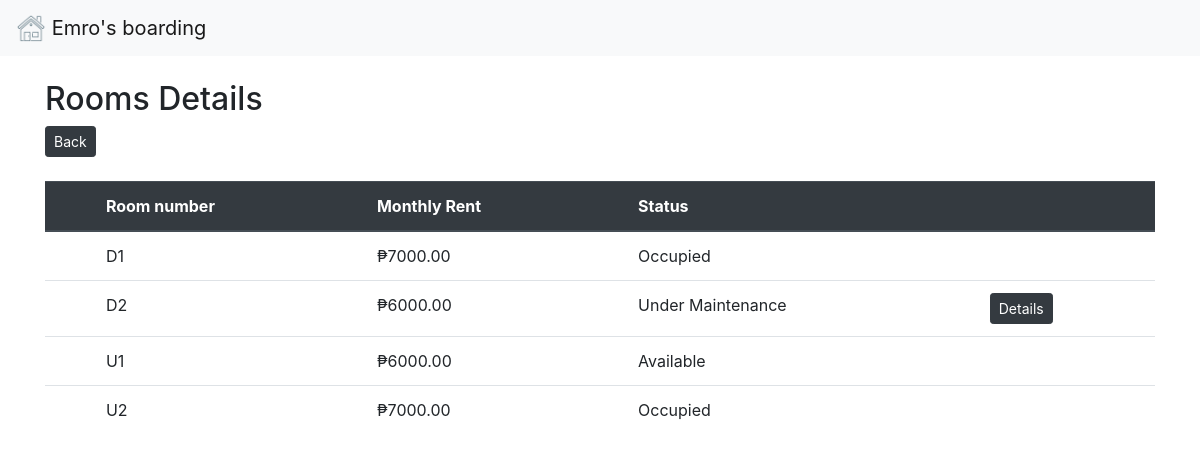
Screenshot of /room.php with the database file from the repository.
### tables this page shows
CREATE TABLE `roomt` (
  `id` int(11) NOT NULL,
  `room_number` varchar(5) NOT NULL,
  `monthly_rent` varchar(45) NOT NULL,
  `availability` text NOT NULL
);

### room.php (the view, shortened to what this page needs)
<?php
 require('config/db.php');
 $query = 'SELECT * FROM roomt';
 $result = mysqli_query($conn, $query);
 $rr = mysqli_fetch_all($result, MYSQLI_ASSOC);
?>
<?php include('inc/header.php'); ?>
	<div class="container">
    <h2>Rooms Details</h2>
    <button type="button" class="btn btn-dark btn-sm" onclick="document.location='table.php'">Back</button>
    <br></br>
    <table class="table">
                <thead class="thead-dark">
                    <tr>
                    <th scope="col"> </th>
                    <th scope="col">Room number</th>
                    <th scope="col">Monthly Rent</th>
                    <th scope="col">Status</th>
                    <th scope="col">        </th>
                    </tr>
                </thead>
			<div class="well">
                <tbody>
                <?php foreach($rr as $rinfo) : ?>
                    <tr>
                    <th scope="row"></th>
                    <td><?php echo $rinfo['room_number'];?></td>
                    <td><?php echo $rinfo['monthly_rent'];?></td>
                    <td><?php echo $rinfo['availability'];?></td>
                    <td><?php
                        switch($rinfo['availability']){
                            case "Available":
                                echo "";
                                break;
                            case "Occupied":
                                echo "";
                                break;
                            case "Under Maintenance":
                                echo
                               '<button type="button" class="btn btn-dark btn-sm" onclick=document.location="maintenance.php">Details</button>';
                                break;
                        } ?></td>
                    </tr>
                <?php endforeach; ?>
                </tbody>
            </div>

### inc/header.php (shortened to what this page needs)
<!DOCTYPE html>
<html lang="en">
<head>
  <link rel="stylesheet" href="https://maxcdn.bootstrapcdn.com/bootstrap/4.5.2/css/bootstrap.min.css">
</head>
<body class="d-flex flex-column min-vh-100">
	<?php include('navbar.php'); ?>

### inc/navbar.php
<nav class="navbar navbar-light bg-light">
  <a class="navbar-brand" href="#">
    <img src="img/haus.png" width="30" height="30" class="d-inline-block align-top" alt="" loading="lazy">
    Emro's boarding
  </a>
</nav>

### rows the page displays
roomt: room_number "D1", monthly_rent "₱7000.00", availability "Occupied"
roomt: room_number "D2", monthly_rent "₱6000.00", availability "Under Maintenance", shows "Details"
roomt: room_number "U1", monthly_rent "₱6000.00", availability "Available"
roomt: room_number "U2", monthly_rent "₱7000.00", availability "Occupied"
